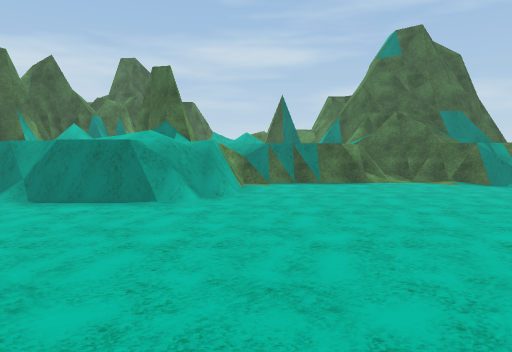
[1] (above)

24 first-person views from a walk through a scene from a Unity 3-D project. The camera is 1.5 m above the floor, tilts 4° down and sees 70° across. The floor is counted in squares, 1.2 m on a side. Each view is taken from the middle of a square. On the plan, view 1 faces up. The plan holds only what a view shows up to about 15 squares ahead; the rest is blank. The place goes on beyond the plan. The player is left out. Some animated figures are left out. Some surface patterns are stand-ins.

[2]
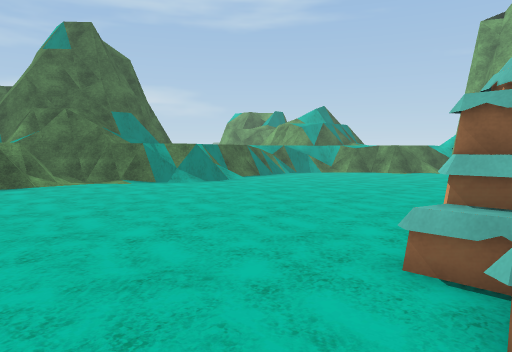

[3]
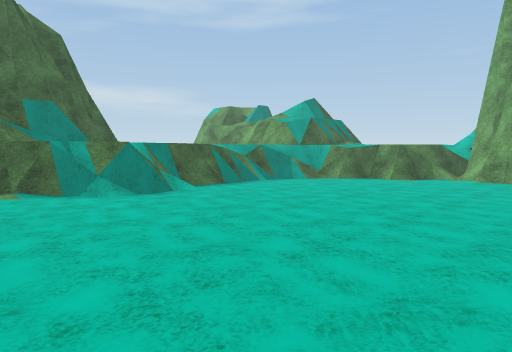

[4]
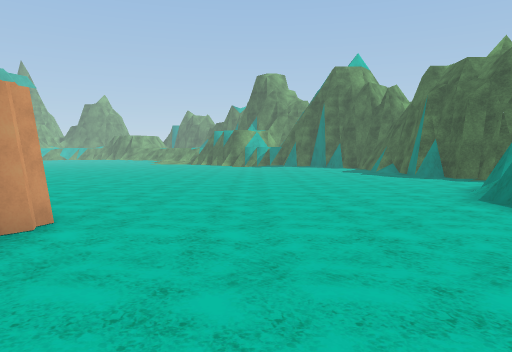

[5]
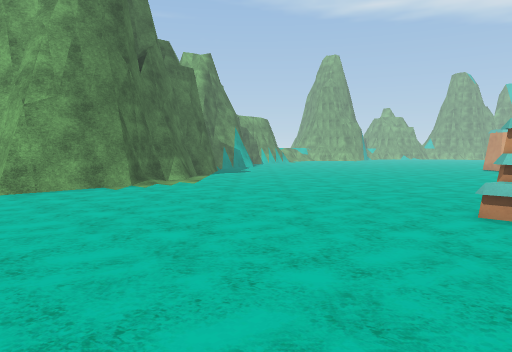

[6]
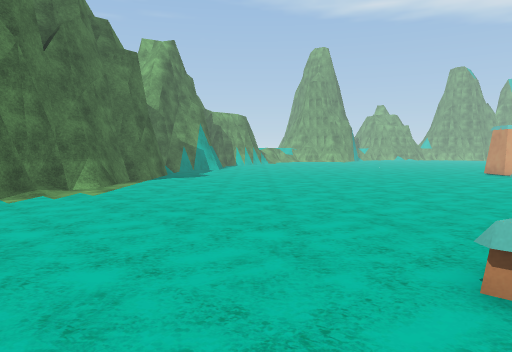

[7]
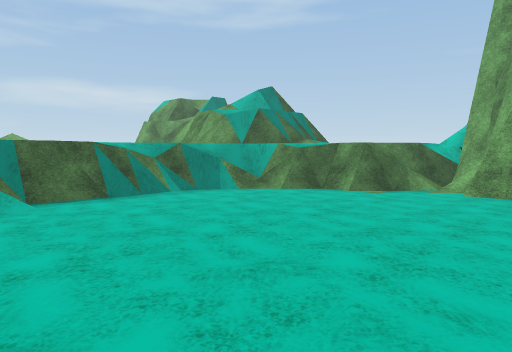

[8]
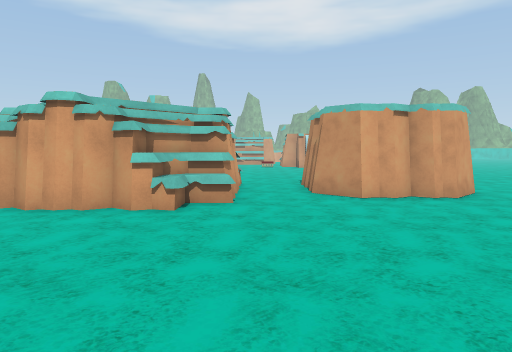

[9]
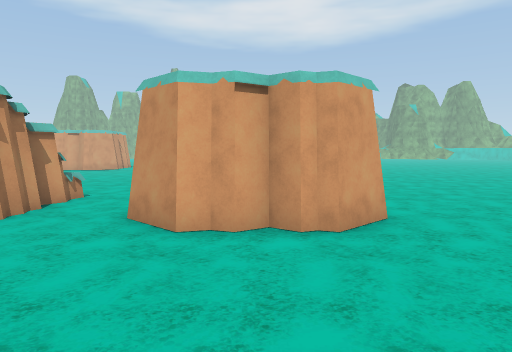

[10]
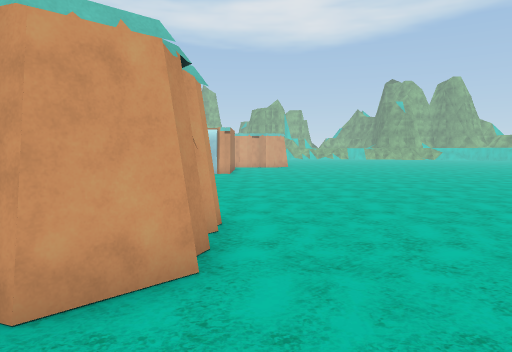

[11]
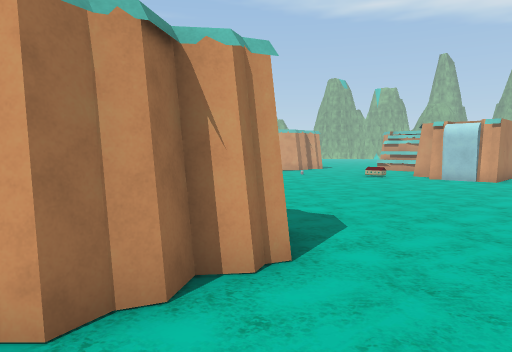

[12]
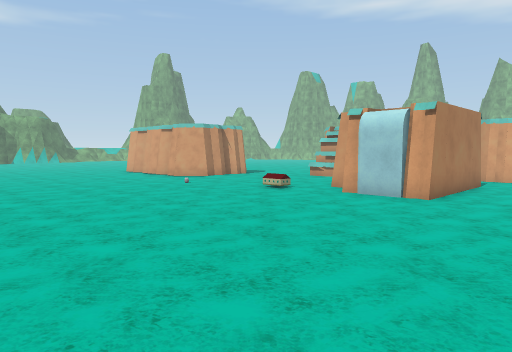

[13]
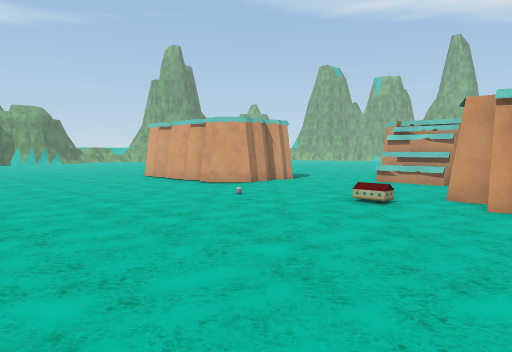

[14]
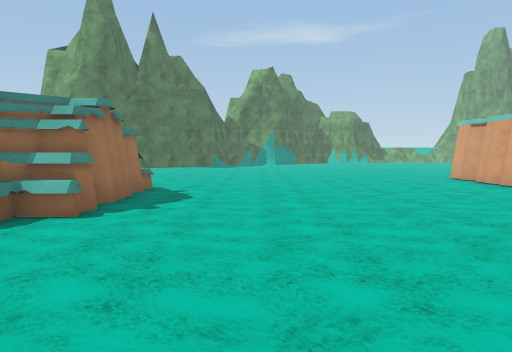

[15]
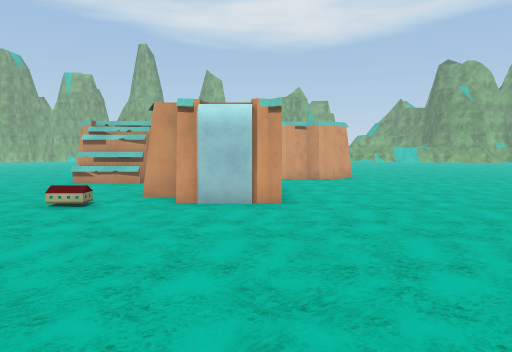

[16]
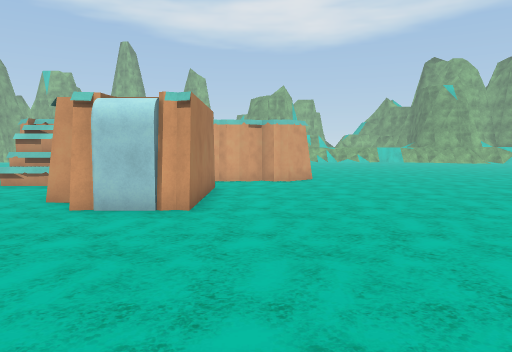

[17]
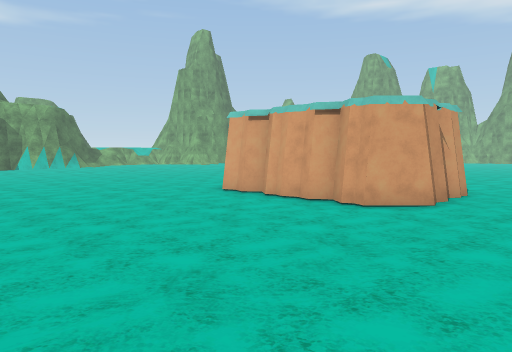

[18]
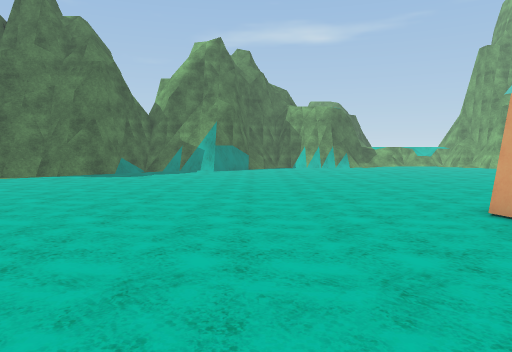

[19]
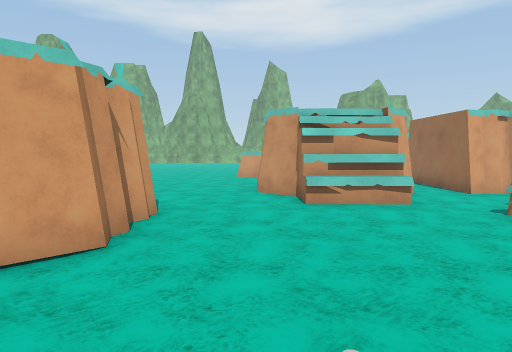

[20]
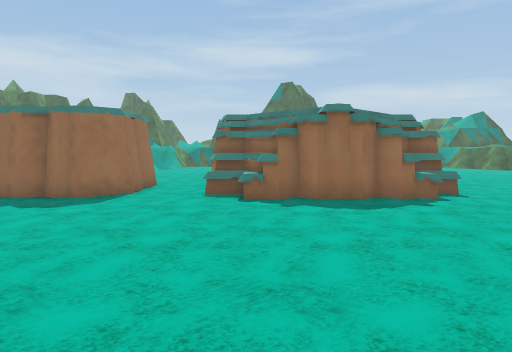

[21]
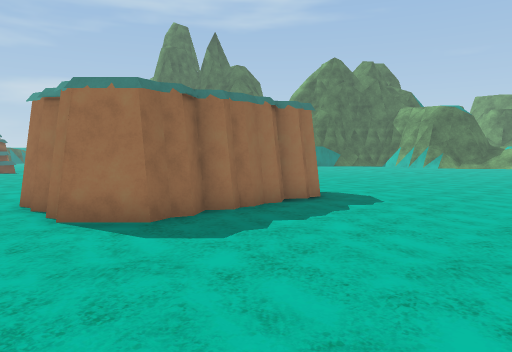

[22]
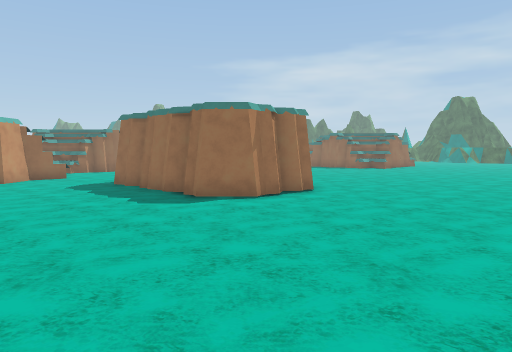

[23]
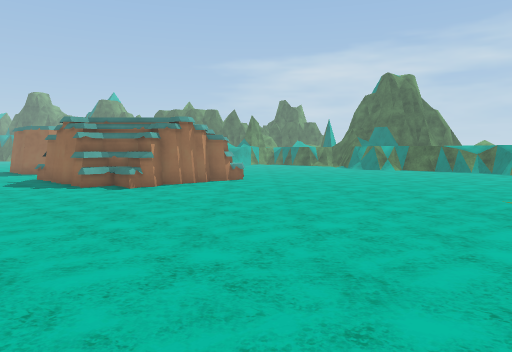

[24]
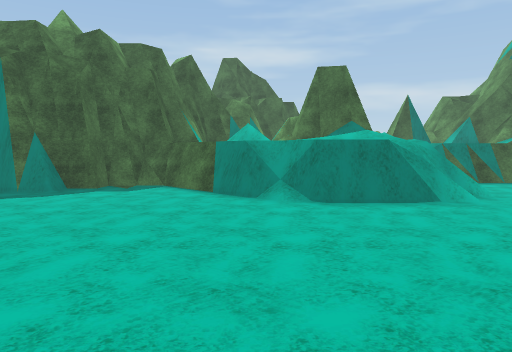

### Floor plan
Key: @ floor where view 1 was taken; # wall or solid block; . main floor; : floor 1.75 m higher than the main floor; / step, stairs or slope; = window, fence, low wall or low ledge; ^ raised ledge; R rock; O other object.
Columns run from 12 left of view 1 to 22 right of it. Each row starts with its distance up from view 1.
 14 ##^ ^^     #/####/.==#          #
 13 #=##      ^#........===#=======###
 12 #..#^  ^  ^#..........==/.....===
 11 ....#^^^^^^#...................==:
 10 .....##^^^#=....................=#
  9 .......====.....................=#
  8 .................................==
  7 ...................................
  6  ................................##
  5  ................................##
  4   ...............................##
  3   ...............................##
  2   ...............................##
  1   ...............RR##RR...........#
  0   ..........@...RR## OOR..........=
 -1   .......RR##R..R##   #...........=
 -2   .......#  ##..##    #R...........
 -3   .......#   #..#     #............
 -4   .......#  ##..RR## RRR...........
 -5   ....... #R#...RRR##RR............
 -6   ...............R...R............
 -7   ................................
 -8  .................................
 -9 ..................................
-10 ...................................
-11 ..................................
-12 ..................................
-13 ...................................
-14      ..............................
-15     ..............................
-16     ..............................
-17    ...........O...................
-18   ........OOO........R####R.......
-19   ........  RR......R      #......
-20  .........  RR......R      R......
-21 .......... RRR......R#    ##......
-22 .......... RR........####R#.......
-23 ..........  ..RRRR.................
-24 ..............RRRR.................
-25 ......R###R#RR#  #R................
-26       R    ##     R...............
-27             #     R..............
-28             #     .....           .

Where each view was taken, in squares from view 1:
view 1: 0 up, 0 right, facing up
view 2: 0 up, 1 right, facing up-right
view 3: 2 up, 5 right, facing up-right
view 4: 3 up, 4 right, facing left
view 5: 8 up, 9 right, facing down-right
view 6: 4 up, 10 right, facing down-right
view 7: 3 up, 10 right, facing up-right
view 8: 9 up, 3 right, facing down
view 9: 5 up, 1 left, facing down
view 10: 2 up, 4 left, facing down
view 11: 1 down, 6 left, facing down-right
view 12: 8 down, 6 left, facing down-right
view 13: 9 down, 2 left, facing down-right
view 14: 9 down, 2 left, facing right
view 15: 9 down, 2 left, facing down
view 16: 10 down, 4 left, facing down
view 17: 10 down, 5 right, facing down-right
view 18: 13 down, 7 right, facing right
view 19: 14 down, 6 right, facing down
view 20: 15 down, 5 right, facing up
view 21: 28 down, 6 right, facing up-right
view 22: 28 down, 22 right, facing up-left
view 23: 10 down, 22 right, facing up-left
view 24: 0 up, 7 left, facing up
